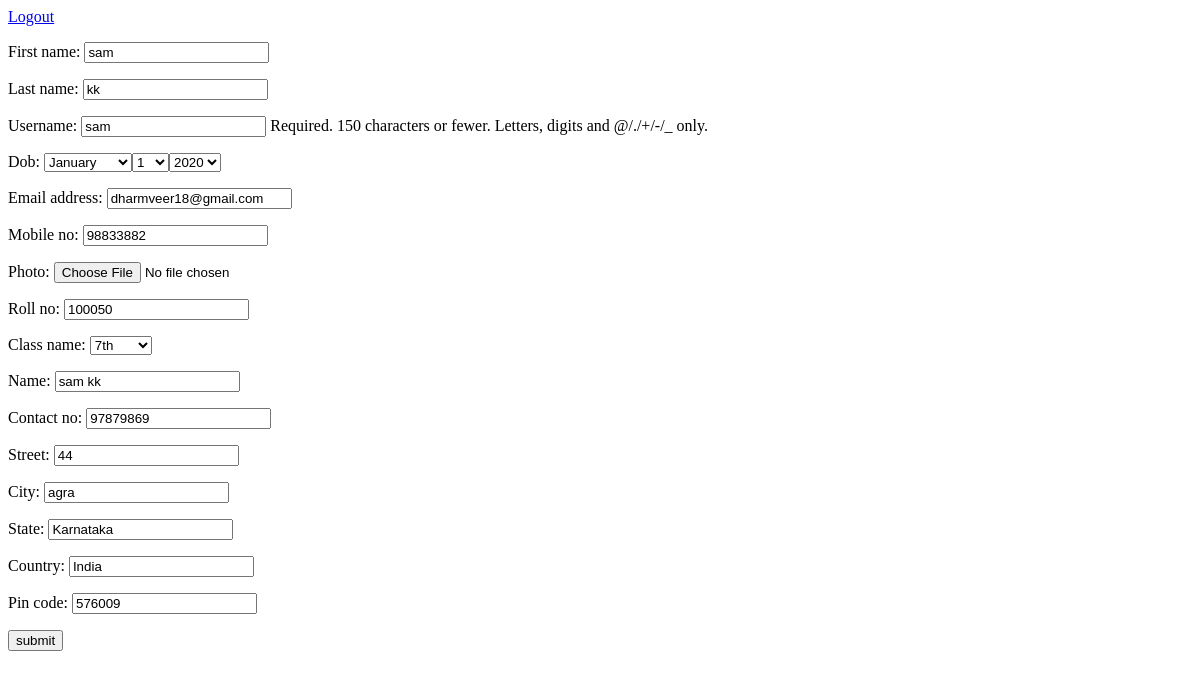
The app's page /student/100050/update/ with its own data.
### school/models.py (models this page shows, shortened)
class CustomUser(AbstractUser):
    dob = models.DateField(null=True, blank=True)
    mobile_no = models.CharField(max_length=13,null=True, blank=True)
    photo = models.ImageField(upload_to='user_images/', null=True, blank=True)
    type_of_user = models.CharField(max_length=2, choices= USER_TYPE_CHOICE , default= 'a')
    is_user_deleted = models.BooleanField(default=False, null=True, blank=True)

### student/models.py (models this page shows, shortened)
class Student(models.Model):
    personal_details = models.OneToOneField(CustomUser, on_delete=models.CASCADE)
    roll_no = models.CharField(max_length=10, unique= True)
    class_name = models.ForeignKey(ClassName, on_delete=models.CASCADE)
    parent_details = models.ForeignKey(Parent, on_delete=models.SET_NULL, null=True, blank=True)

class Parent(models.Model):
    name = models.CharField(max_length=50)
    contact_no = models.CharField(max_length=13)

### school/common_models.py (models this page shows)
class ClassName(models.Model):
    class_name = models.CharField(max_length=20)
    tution_fee = models.FloatField(null=True, blank=True)
    registration_fee = models.FloatField(null=True, blank=True)
    development_fee = models.FloatField(null=True, blank=True)
    def __str__(self):
        return self.class_name

class Address(models.Model):
    street = models.CharField(max_length=15)
    city = models.CharField(max_length=50)
    state = models.CharField(max_length=40)
    country = models.CharField(max_length=30)
    pin_code = models.PositiveIntegerField()
    user = models.ForeignKey(CustomUser, on_delete=models.CASCADE)

### student/views.py (the view, shortened to what this page needs)
# urls.py: path('student/<int:roll_no>/update/', StudentUpdateView.as_view(), name='student_update'),
class StudentUpdateView(UpdateView):
    model = CustomUser
    template_name = 'school/student_create_form.html'
    form_class = RegistrationForm
    query_pk_and_slug = 'roll_no'
    pk_url_kwarg = 'roll_no'
    def get_object(self, queryset=None):
        custom_user = self.model.objects.filter(student__roll_no=self.kwargs.get('roll_no')).first()
        return custom_user
    def get_context_data(self, **kwargs):
        context = super().get_context_data(**kwargs)
        context['address_form'] = AddressForm(instance=self.object.address_set.all().first())
        context['student_form'] = StudentForm(instance=self.object.student)
        context['parent_form'] = ParentForm(instance=self.object.student.parent_details)
        return context

### school/forms.py
class RegistrationForm(forms.ModelForm):
    dob = forms.DateField(widget=forms.SelectDateWidget())
    class Meta:
        model = CustomUser
        fields = [ 'first_name', 'last_name', 'username',
                   'dob','email', 'mobile_no', 'photo', ]

class AddressForm(forms.ModelForm):
    class Meta:
        model = Address
        exclude = ['user',]

### student/templates/school/student_create_form.html (shortened to what this page needs)
{% extends 'base.html' %}
{%block content %}
<form method="POST" action="">
    <a href="{% url 'school:logout' %}">Logout</a>
   {{form.as_p}}
    {{student_form.as_p}}
    {{parent_form.as_p}}
    {{address_form.as_p}}
    <input type="submit" value="submit">
</form>
{%endblock%}

### templates/base.html (shortened to what this page needs)
<!DOCTYPE html>
<html lang="en">
<head>
</head>
<body>
    {% block content %}{% endblock %}
</body>
</html>

### records on screen
CustomUser: first_name "sam", last_name "kk", username "sam", email "dharmveer18@gmail.com", mobile_no "98833882"
Student: roll_no "100050"
ClassName: class_name "7th"
Parent: name "sam kk", contact_no "97879869"
Address: street "44", city "agra", state "Karnataka", country "India", pin_code "576009"
